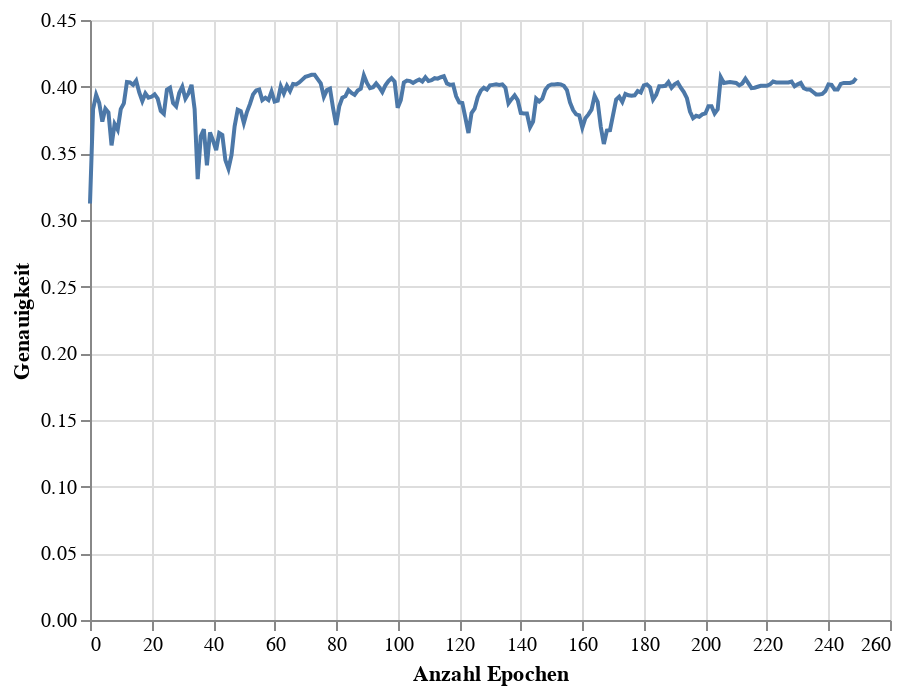

This figure's notebook cell:
### Code cell
accuracy_chart = alt.Chart(accuracy_df).mark_line().encode(
    x=alt.X('Epoch',title = 'Anzahl Epochen'),
    y=alt.Y('Accuracy', title = 'Genauigkeit')
)
accuracy_chart

### Figure 1 — Vega-Lite specification as saved in the notebook (floating-point values rounded to 4 significant figures; data arrays with more than 128 entries replaced by an {"elided": "..."} marker saying what was removed)
{"config": {"view": {"continuousWidth": 400, "continuousHeight": 300}}, "data": {"name": "data-7cbb6dd5cf23533be05d98e76e406a52"}, "mark": "line", "encoding": {"x": {"field": "Epoch", "title": "Anzahl Epochen", "type": "quantitative"}, "y": {"field": "Accuracy", "title": "Genauigkeit", "type": "quantitative"}}, "$schema": "https://vega.github.io/schema/vega-lite/v4.17.0.json", "datasets": {"data-7cbb6dd5cf23533be05d98e76e406a52": {"elided": "250 records"}}}
